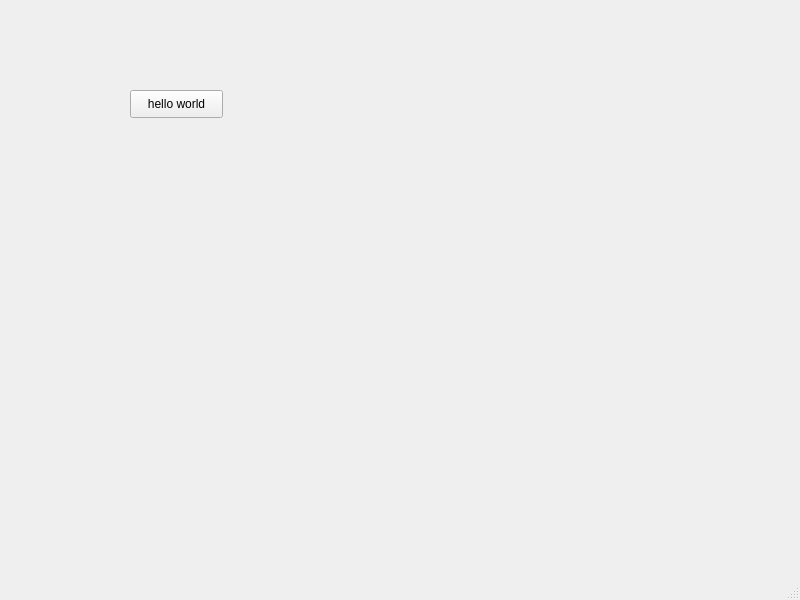
<?xml version="1.0" encoding="UTF-8"?>
<ui version="4.0">
 <class>MainWindow</class>
 <widget class="QMainWindow" name="MainWindow">
  <property name="geometry">
   <rect>
    <x>0</x>
    <y>0</y>
    <width>800</width>
    <height>600</height>
   </rect>
  </property>
  <property name="windowTitle">
   <string>MainWindow</string>
  </property>
  <widget class="QWidget" name="centralwidget">
   <widget class="QPushButton" name="pushButton">
    <property name="geometry">
     <rect>
      <x>130</x>
      <y>90</y>
      <width>93</width>
      <height>28</height>
     </rect>
    </property>
    <property name="text">
     <string>hello world</string>
    </property>
   </widget>
  </widget>
  <widget class="QMenuBar" name="menubar">
   <property name="geometry">
    <rect>
     <x>0</x>
     <y>0</y>
     <width>800</width>
     <height>25</height>
    </rect>
   </property>
  </widget>
  <widget class="QStatusBar" name="statusbar"/>
 </widget>
 <resources/>
 <connections/>
</ui>
